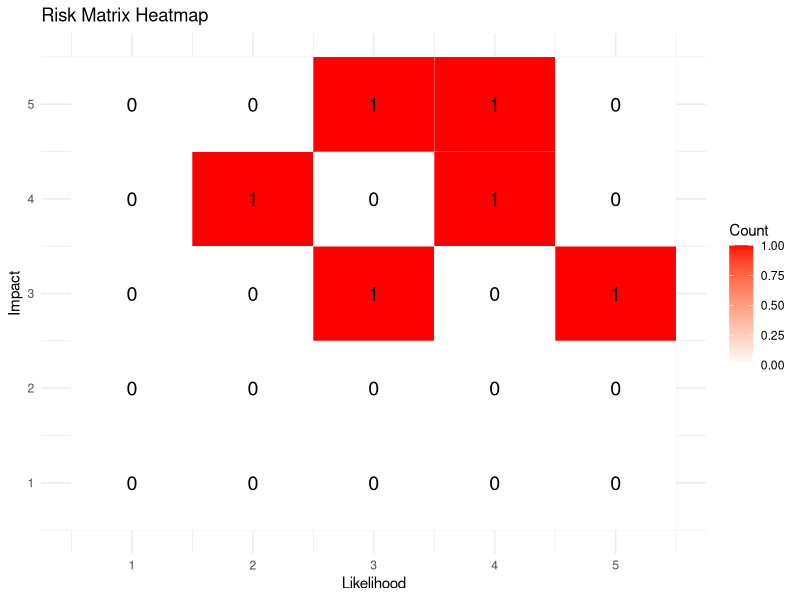

Write R code to recreate this figure.
library(ggplot2)
library(reshape2)
risk <- c("SQL Injection",
          "Weak Password Policy",
          "Unpatched Server OS",
          "Misconfigured S3 Bucket",
          "Phishing Attack",
          "Insecure API Endpoint")
likelihood <- c(4,5,3,2,4,3)
impact <- c(5,3,5,4,4,3)
risk_score <- likelihood * impact
category <- ifelse(risk_score >= 20, "Critical",
                   ifelse(risk_score >= 12, "High",
                          ifelse(risk_score >= 6, "Medium","Low")))
risk_data <- data.frame(
  Risk = risk,
  Likelihood = likelihood,
  Impact = impact,
  RiskScore = risk_score,
  Category = category
)
print(risk_data)
matrix <- matrix(0, nrow = 5, ncol = 5)
for(i in 1:length(risk)){
  matrix[impact[i], likelihood[i]] <-
    matrix[impact[i], likelihood[i]] + 1
}
heatmap_data <- melt(matrix)
colnames(heatmap_data) <- c("Impact","Likelihood","Count")
ggplot(heatmap_data,
       aes(Likelihood, Impact, fill = Count)) +
  geom_tile(color="white") +
  geom_text(aes(label=Count), size=5) +
  scale_fill_gradient(low="white", high="red") +
  labs(title="Risk Matrix Heatmap",
       x="Likelihood",
       y="Impact") +
  theme_minimal()
cat("\nRisk Matrix Generated Successfully\n")
